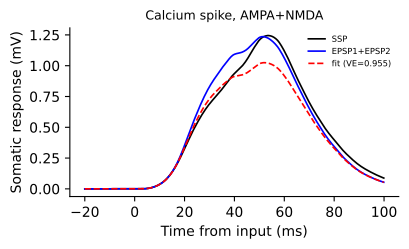

Write the Python code that produced this figure.
import csv
import os
from itertools import zip_longest
from pathlib import Path

import matplotlib.pyplot as plt
import numpy as np

ROOT = Path(__file__).resolve().parents[3]
DATA = ROOT / "nc_final_data" / "FigureS2" / "FigureS2_abc"
SOURCE = ROOT / "nc_final_source_data" / "FigureS2" / "FigureS2_abc"
PANELS = ['b2']
EVENTS = {"a": "Dendritic spike", "b": "Calcium spike", "c": "Plateau"}
PAIRS = {"1": "AMPA+AMPA", "2": "AMPA+NMDA", "3": "NMDA+NMDA"}


def calculate(panel):
    curves = np.load(DATA / ("FigureS2_" + panel) / "curves.npy", allow_pickle=False)
    if curves.ndim != 2 or curves.shape[1] != 4 or not np.isfinite(curves).all():
        raise ValueError("Unexpected plotted curve data")
    time, observed, linear, fit = (np.ascontiguousarray(curves[:, i]) for i in range(4))
    total = float(np.sum((observed - np.mean(observed)) ** 2))
    if total <= 0:
        raise ValueError("Degenerate response variance")
    error = observed - fit
    r2 = float(1.0 - np.sum(error * error) / total)
    result = {"time_ms": time, "ssp_mv": observed, "sum_mv": linear, "fit_mv": fit, "r2": r2}
    output = SOURCE / ("FigureS2_" + panel)
    columns = ("time_ms", "SSP_mV", "EPSP1_plus_EPSP2_mV", "fit_mV")
    write_columns(output / ("FigureS2_" + panel + ".csv"), columns, (time, observed, linear, fit))
    return result


def draw(ax, panel, result):
    time = result["time_ms"]
    ax.plot(time, result["ssp_mv"], color="black", lw=1.2, label="SSP")
    ax.plot(time, result["sum_mv"], color="blue", lw=1.2, label="EPSP1+EPSP2")
    ax.plot(time, result["fit_mv"], color="red", ls="--", lw=1.2, label=f"fit (VE={float(result['r2']):.3f})")
    ax.set_title(EVENTS[panel[0]] + ", " + PAIRS[panel[1]], fontsize=9)
    ax.set_xlabel("Time from input (ms)")
    ax.set_ylabel("Somatic response (mV)")
    ax.legend(frameon=False, fontsize=6)
    ax.spines["top"].set_visible(False)
    ax.spines["right"].set_visible(False)




def write_columns(path, columns, arrays):
    values = [np.asarray(value) for value in arrays]
    if any(value.ndim != 1 for value in values) or len(columns) != len(values):
        raise ValueError("Unexpected source data shape")
    values = [value.astype(np.float64) if value.dtype == np.float32 else value for value in values]
    path.parent.mkdir(parents=True, exist_ok=True)
    temporary = path.with_name(f".{path.name}.{os.getpid()}.tmp")
    try:
        with temporary.open("w", encoding="utf-8", newline="") as stream:
            writer = csv.writer(stream)
            writer.writerow(columns)
            writer.writerows(zip_longest(*values, fillvalue=""))
        os.replace(temporary, path)
    finally:
        if temporary.exists():
            temporary.unlink()


def main():
    if len(PANELS) == 1:
        fig, ax = plt.subplots(figsize=(4.1, 2.6))
        draw(ax, PANELS[0], calculate(PANELS[0]))
    else:
        fig, axes = plt.subplots(3, 3, figsize=(12.4, 7.6))
        for i, panel in enumerate(PANELS):
            draw(axes.flat[i], panel, calculate(panel))
        for y, label in zip((0.965, 0.635, 0.305), ("a", "b", "c")):
            fig.text(0.005, y, label, fontsize=14, fontweight="bold")
    fig.tight_layout()
    fig.savefig(Path(__file__).with_suffix(".pdf"), bbox_inches="tight")
    plt.close(fig)


if __name__ == "__main__":
    main()
